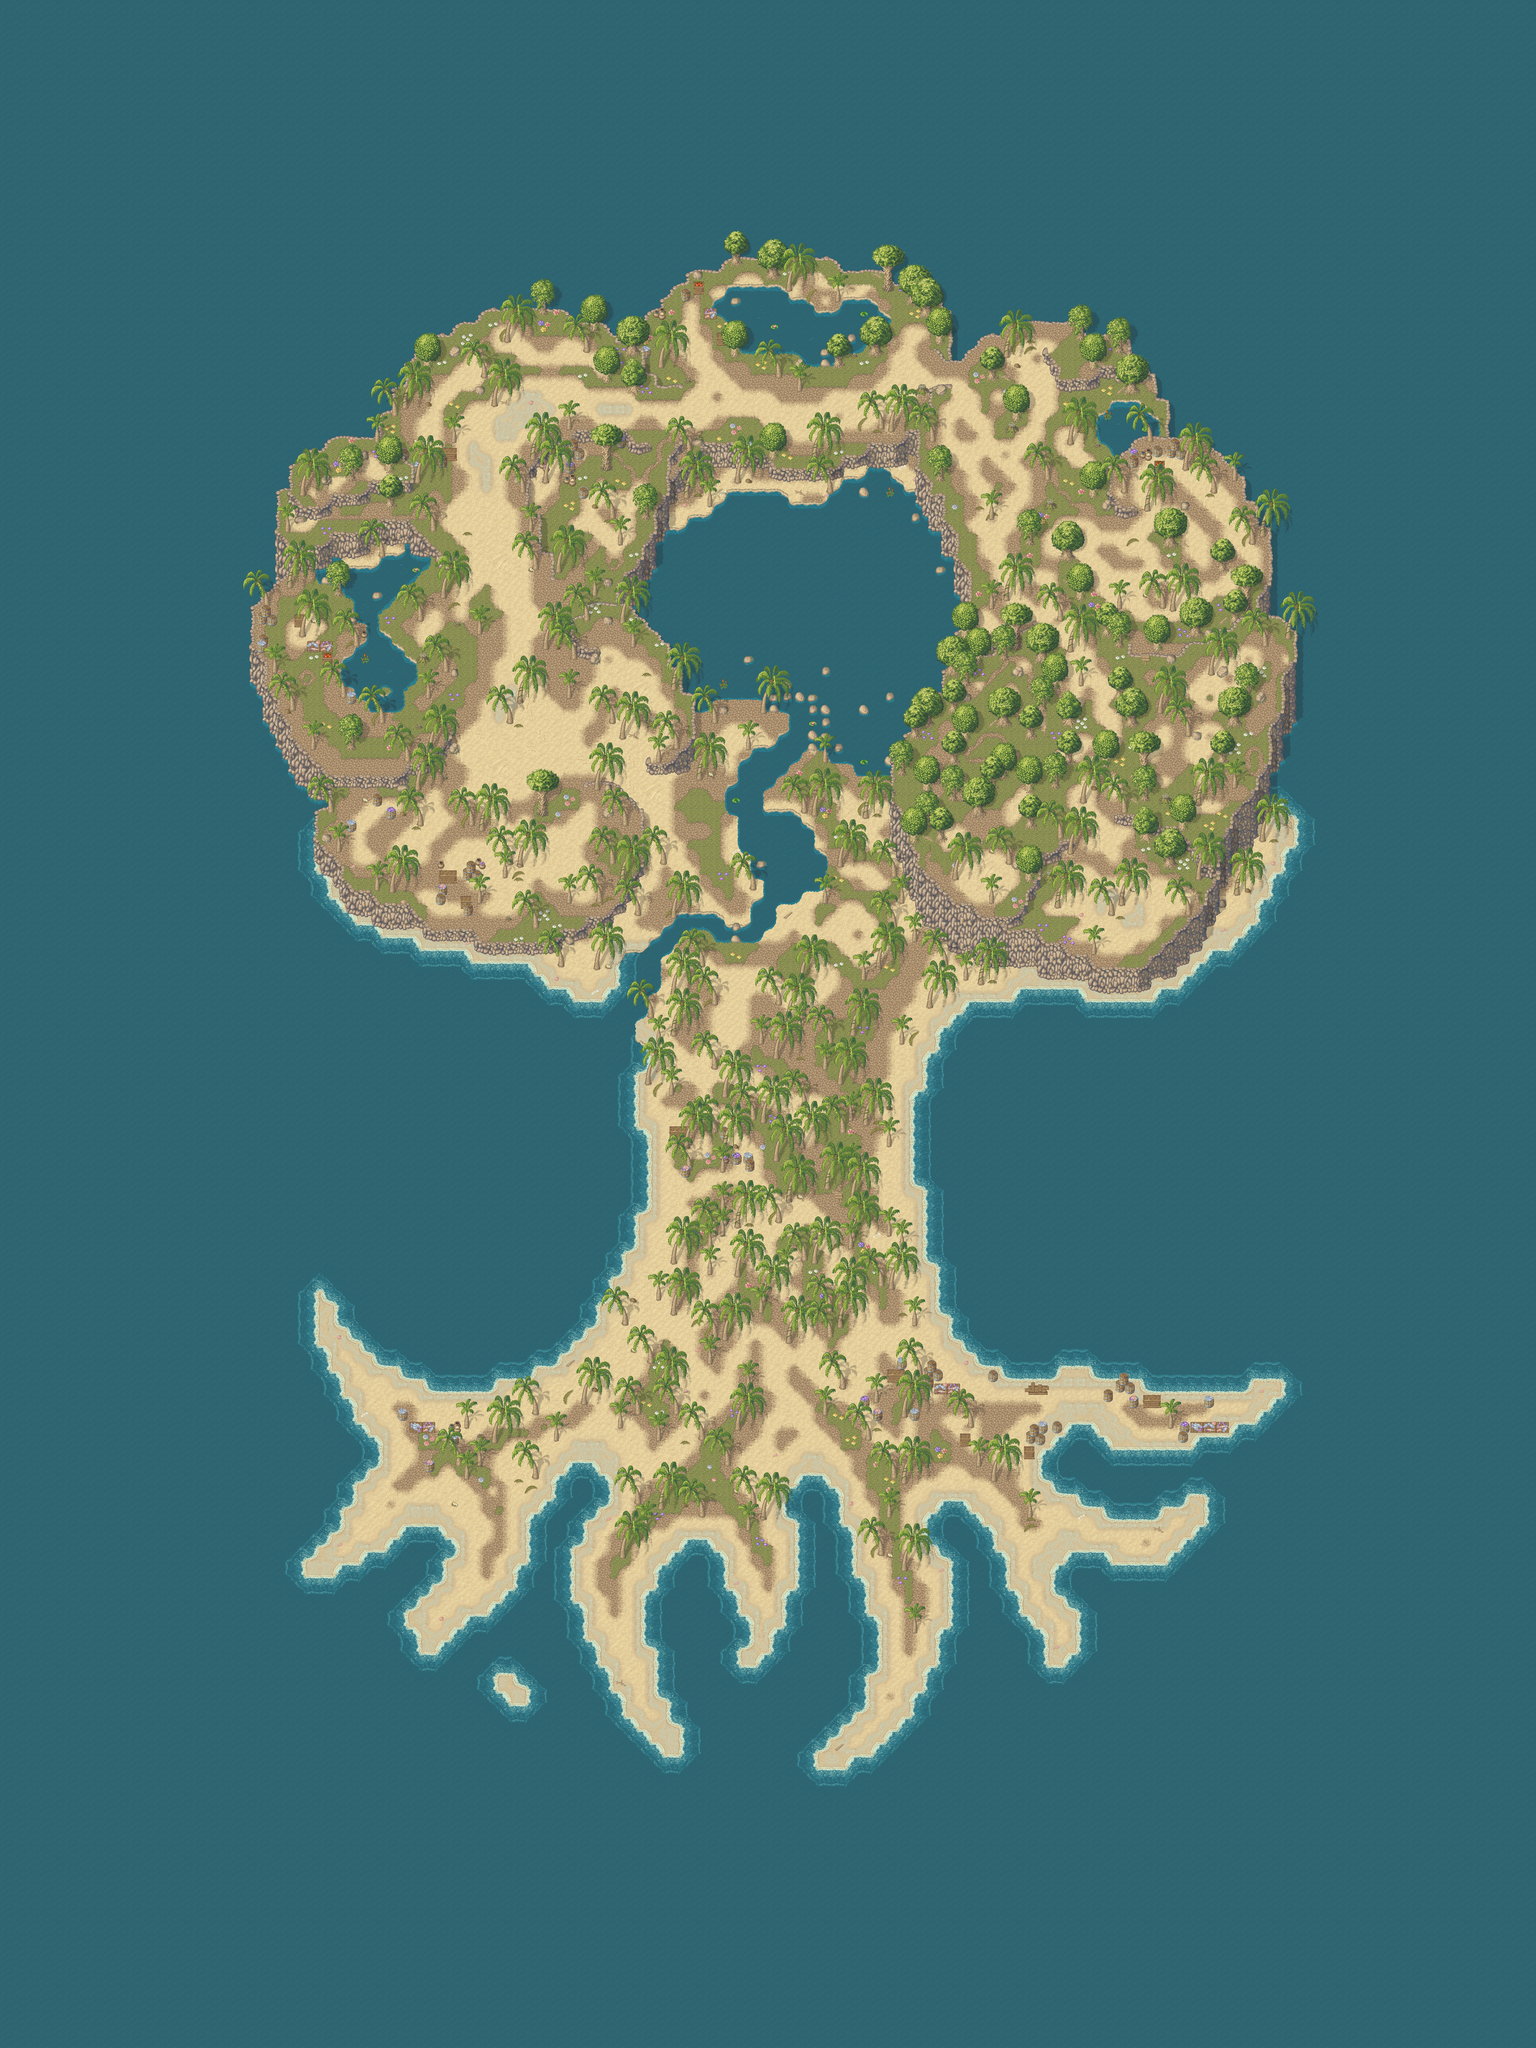

Rendered tile map (Tiled .tmx) drawn with the repository's tilesets; below, a short description and the map source with its tile grids summarised:
An orthogonal 120x160 tile map with 32x32 px tiles, 6 tile layers (Ground, Ground 2, Ground 3, Fringe, ...), 10 tilesets and 37 objects (36x Spawn, Warp).

<map version="1.10" tiledversion="1.11.2" orientation="orthogonal" renderorder="right-down" width="120" height="160" tilewidth="32" tileheight="32" infinite="0" nextlayerid="10" nextobjectid="49">
 <properties>
  <property name="ambient" value="Cloud" />
  <property name="license" value="CC BY-SA 4.0 (c) Reid" />
  <property name="name" value="Drazil" />
 </properties>
 <tileset firstgid="1" source="../../graphics/tilesets/isles/tropical/water.tsx" />
 <tileset firstgid="91" source="../../graphics/tilesets/isles/tropical/Ground.tsx" />
 <tileset firstgid="347" source="../../graphics/tilesets/isles/tropical/Tree x3x3.tsx" />
 <tileset firstgid="348" source="../../graphics/tilesets/isles/tropical/Tree x3x4.tsx" />
 <tileset firstgid="358" source="../../graphics/tilesets/isles/tropical/accessory.tsx" />
 <tileset firstgid="422" source="../../graphics/tilesets/isles/tropical/Box.tsx" />
 <tileset firstgid="458" source="../../graphics/tilesets/isles/tropical/Box x1x2.tsx" />
 <tileset firstgid="466" source="../../graphics/tilesets/isles/tropical/waves.tsx" />
 <tileset firstgid="666" source="../../graphics/tilesets/generic/Collision.tsx" />
 <tileset firstgid="682" source="../../graphics/tilesets/generic/WaterSparkle.tsx" />
 <layer id="1" name="Ground" width="120" height="160">
  <data>[19200 cells, 19200 non-empty, 107 distinct tile ids]</data>
 </layer>
 <layer id="2" name="Ground 2" width="120" height="160">
  <data>[19200 cells, 15772 non-empty, 179 distinct tile ids]</data>
 </layer>
 <layer id="3" name="Ground 3" width="120" height="160">
  <data>[19200 cells, 470 non-empty, 111 distinct tile ids]</data>
 </layer>
 <layer id="4" name="Fringe" width="120" height="160">
  <data>[19200 cells, 501 non-empty, 67 distinct tile ids]</data>
 </layer>
 <layer id="5" name="Over" width="120" height="160">
  <data>[19200 cells, 0 non-empty, 0 distinct tile ids]</data>
 </layer>
 <layer id="9" name="Collision" width="120" height="160">
  <data>[19200 cells, 2093 non-empty, 1 distinct tile ids]</data>
 </layer>
 <objectgroup id="8" name="Object">
  <object id="3" name="Turtle" type="Spawn" x="704" y="1280" width="416" height="640">
   <properties>
    <property name="count" type="int" value="3" />
    <property name="respawn_delay" type="float" value="120000" />
    <property name="type" value="Monster" />
   </properties>
  </object>
  <object id="4" name="Turtle" type="Spawn" x="768" y="3328" width="2240" height="928">
   <properties>
    <property name="count" type="int" value="4" />
    <property name="respawn_delay" type="float" value="3e+05" />
    <property name="type" value="Monster" />
   </properties>
  </object>
  <object id="5" name="Turtle" type="Spawn" x="2157" y="2654" width="320" height="800">
   <properties>
    <property name="respawn_delay" type="float" value="3e+05" />
    <property name="type" value="Monster" />
   </properties>
  </object>
  <object id="6" name="Turtle" type="Spawn" x="1558" y="2294" width="320" height="1120">
   <properties>
    <property name="count" type="int" value="2" />
    <property name="respawn_delay" type="float" value="3e+05" />
    <property name="type" value="Monster" />
   </properties>
  </object>
  <object id="7" name="Turtle" type="Spawn" x="832" y="1952" width="736" height="352">
   <properties>
    <property name="count" type="int" value="2" />
    <property name="respawn_delay" type="float" value="120000" />
    <property name="type" value="Monster" />
   </properties>
  </object>
  <object id="8" name="Turtle" type="Spawn" x="1056" y="800" width="640" height="1088">
   <properties>
    <property name="count" type="int" value="2" />
    <property name="respawn_delay" type="float" value="120000" />
    <property name="type" value="Monster" />
   </properties>
  </object>
  <object id="9" name="Turtle" type="Spawn" x="2400" y="832" width="800" height="768">
   <properties>
    <property name="count" type="int" value="3" />
    <property name="respawn_delay" type="float" value="120000" />
    <property name="type" value="Monster" />
   </properties>
  </object>
  <object id="10" name="Little Blub" type="Spawn" x="1344" y="2368" width="192" height="128">
   <properties>
    <property name="count" type="int" value="2" />
    <property name="respawn_delay" type="float" value="120000" />
    <property name="type" value="Monster" />
   </properties>
  </object>
  <object id="11" name="Little Blub" type="Spawn" x="1728" y="1728" width="480" height="704">
   <properties>
    <property name="count" type="int" value="2" />
    <property name="respawn_delay" type="float" value="120000" />
    <property name="type" value="Monster" />
   </properties>
  </object>
  <object id="12" name="Little Blub" type="Spawn" x="1664" y="672" width="704" height="320">
   <properties>
    <property name="count" type="int" value="2" />
    <property name="respawn_delay" type="float" value="120000" />
    <property name="type" value="Monster" />
   </properties>
  </object>
  <object id="14" name="Little Blub" type="Spawn" x="2656" y="960" width="160" height="256">
   <properties>
    <property name="respawn_delay" type="float" value="120000" />
    <property name="type" value="Monster" />
   </properties>
  </object>
  <object id="15" name="Little Blub" type="Spawn" x="2272" y="1568" width="928" height="640">
   <properties>
    <property name="count" type="int" value="2" />
    <property name="respawn_delay" type="float" value="120000" />
    <property name="type" value="Monster" />
   </properties>
  </object>
  <object id="16" name="Little Blub" type="Spawn" x="1248" y="1770" width="608" height="416">
   <properties>
    <property name="respawn_delay" type="float" value="120000" />
    <property name="type" value="Monster" />
   </properties>
  </object>
  <object id="17" name="Little Blub" type="Spawn" x="800" y="1376" width="224" height="384">
   <properties>
    <property name="respawn_delay" type="float" value="120000" />
    <property name="type" value="Monster" />
   </properties>
  </object>
  <object id="18" name="Plushroom Field" type="Spawn" x="1120" y="1568" width="64" height="96">
   <properties>
    <property name="respawn_delay" type="float" value="150000" />
    <property name="type" value="Monster" />
   </properties>
  </object>
  <object id="19" name="Plushroom Field" type="Spawn" x="1728" y="3648" width="64" height="96">
   <properties>
    <property name="respawn_delay" type="float" value="150000" />
    <property name="type" value="Monster" />
   </properties>
  </object>
  <object id="20" name="Plushroom Field" type="Spawn" x="1888" y="2496" width="320" height="192">
   <properties>
    <property name="respawn_delay" type="float" value="150000" />
    <property name="type" value="Monster" />
   </properties>
  </object>
  <object id="21" name="Plushroom Field" type="Spawn" x="1728" y="1984" width="64" height="192">
   <properties>
    <property name="respawn_delay" type="float" value="150000" />
    <property name="type" value="Monster" />
   </properties>
  </object>
  <object id="22" name="Plushroom Field" type="Spawn" x="2368" y="1696" width="288" height="352">
   <properties>
    <property name="count" type="int" value="2" />
    <property name="respawn_delay" type="float" value="150000" />
    <property name="type" value="Monster" />
   </properties>
  </object>
  <object id="23" name="Plushroom Field" type="Spawn" x="2240" y="1952" width="128" height="96">
   <properties>
    <property name="respawn_delay" type="float" value="150000" />
    <property name="type" value="Monster" />
   </properties>
  </object>
  </objectgroup>
</map>
<!-- 17 of 37 objects omitted -->
